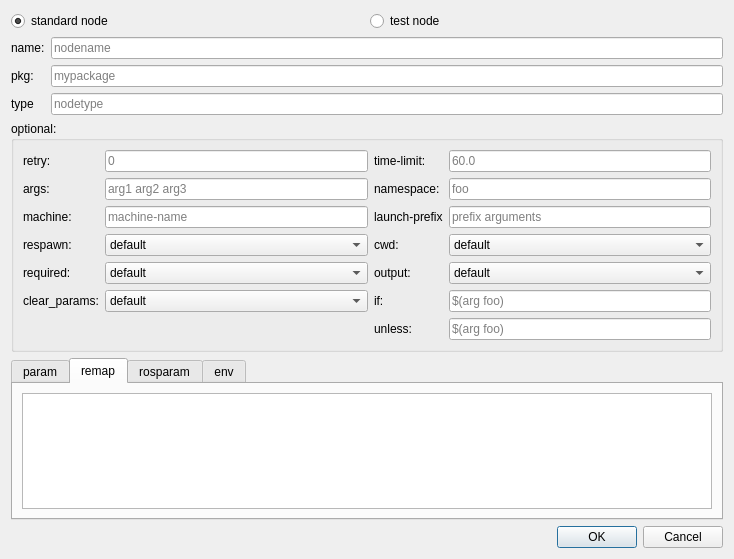
<?xml version="1.0" encoding="UTF-8"?>
<ui version="4.0">
 <class>NodeEdit</class>
 <widget class="QDialog" name="NodeEdit">
  <property name="geometry">
   <rect>
    <x>0</x>
    <y>0</y>
    <width>734</width>
    <height>559</height>
   </rect>
  </property>
  <property name="windowTitle">
   <string>Parameter</string>
  </property>
  <property name="windowIcon">
   <iconset>
    <normaloff>:/icons/logo.png</normaloff>:/icons/logo.png</iconset>
  </property>
  <layout class="QGridLayout" name="gridLayout">
   <item row="0" column="0">
    <layout class="QHBoxLayout" name="horizontalLayout">
     <item>
      <widget class="QRadioButton" name="radioButton_standardNode">
       <property name="text">
        <string>standard node</string>
       </property>
       <property name="checked">
        <bool>true</bool>
       </property>
      </widget>
     </item>
     <item>
      <widget class="QRadioButton" name="radioButton_testNode">
       <property name="text">
        <string>test node</string>
       </property>
      </widget>
     </item>
    </layout>
   </item>
   <item row="1" column="0">
    <layout class="QFormLayout" name="formLayout">
     <property name="fieldGrowthPolicy">
      <enum>QFormLayout::ExpandingFieldsGrow</enum>
     </property>
     <item row="0" column="0">
      <widget class="QLabel" name="label_name">
       <property name="text">
        <string>name:</string>
       </property>
      </widget>
     </item>
     <item row="0" column="1">
      <widget class="QLineEdit" name="lineEdit_name">
       <property name="inputMask">
        <string/>
       </property>
       <property name="text">
        <string/>
       </property>
       <property name="placeholderText">
        <string>nodename</string>
       </property>
      </widget>
     </item>
     <item row="1" column="0">
      <widget class="QLabel" name="label_6">
       <property name="text">
        <string>pkg:</string>
       </property>
      </widget>
     </item>
     <item row="1" column="1">
      <widget class="QLineEdit" name="lineEdit_pkg">
       <property name="enabled">
        <bool>true</bool>
       </property>
       <property name="readOnly">
        <bool>true</bool>
       </property>
       <property name="placeholderText">
        <string>mypackage</string>
       </property>
      </widget>
     </item>
     <item row="2" column="0">
      <widget class="QLabel" name="label_3">
       <property name="text">
        <string>type</string>
       </property>
      </widget>
     </item>
     <item row="2" column="1">
      <widget class="QLineEdit" name="lineEdit_type">
       <property name="enabled">
        <bool>true</bool>
       </property>
       <property name="inputMask">
        <string/>
       </property>
       <property name="readOnly">
        <bool>true</bool>
       </property>
       <property name="placeholderText">
        <string>nodetype</string>
       </property>
      </widget>
     </item>
    </layout>
   </item>
   <item row="2" column="0">
    <widget class="QGroupBox" name="groupBox_standard">
     <property name="title">
      <string>optional:</string>
     </property>
     <layout class="QGridLayout" name="gridLayout_2">
      <item row="2" column="0">
       <layout class="QGridLayout" name="gridLayout_3">
        <item row="6" column="0">
         <widget class="QLabel" name="label_1">
          <property name="text">
           <string>clear_params:</string>
          </property>
         </widget>
        </item>
        <item row="6" column="2">
         <widget class="QComboBox" name="comboBox_clear_params">
          <property name="minimumSize">
           <size>
            <width>100</width>
            <height>0</height>
           </size>
          </property>
          <item>
           <property name="text">
            <string>default</string>
           </property>
          </item>
          <item>
           <property name="text">
            <string>true</string>
           </property>
          </item>
          <item>
           <property name="text">
            <string>false</string>
           </property>
          </item>
         </widget>
        </item>
        <item row="4" column="0">
         <widget class="QLabel" name="label">
          <property name="text">
           <string>required:</string>
          </property>
         </widget>
        </item>
        <item row="3" column="0">
         <widget class="QLabel" name="label_4">
          <property name="text">
           <string>respawn:</string>
          </property>
         </widget>
        </item>
        <item row="3" column="2">
         <widget class="QComboBox" name="comboBox_respawn">
          <item>
           <property name="text">
            <string>default</string>
           </property>
          </item>
          <item>
           <property name="text">
            <string>true</string>
           </property>
          </item>
          <item>
           <property name="text">
            <string>false</string>
           </property>
          </item>
         </widget>
        </item>
        <item row="4" column="2">
         <widget class="QComboBox" name="comboBox_required">
          <item>
           <property name="text">
            <string>default</string>
           </property>
          </item>
          <item>
           <property name="text">
            <string>true</string>
           </property>
          </item>
          <item>
           <property name="text">
            <string>false</string>
           </property>
          </item>
         </widget>
        </item>
        <item row="3" column="3">
         <widget class="QLabel" name="label_11">
          <property name="text">
           <string>cwd:</string>
          </property>
         </widget>
        </item>
        <item row="3" column="5">
         <widget class="QComboBox" name="comboBox_cwd">
          <property name="minimumSize">
           <size>
            <width>100</width>
            <height>0</height>
           </size>
          </property>
          <item>
           <property name="text">
            <string>default</string>
           </property>
          </item>
          <item>
           <property name="text">
            <string>ROS_HOME</string>
           </property>
          </item>
          <item>
           <property name="text">
            <string>node</string>
           </property>
          </item>
         </widget>
        </item>
        <item row="4" column="3">
         <widget class="QLabel" name="label_output">
          <property name="text">
           <string>output:</string>
          </property>
         </widget>
        </item>
        <item row="4" column="5">
         <widget class="QComboBox" name="comboBox_output">
          <property name="minimumSize">
           <size>
            <width>100</width>
            <height>0</height>
           </size>
          </property>
          <item>
           <property name="text">
            <string>default</string>
           </property>
          </item>
          <item>
           <property name="text">
            <string>log</string>
           </property>
          </item>
          <item>
           <property name="text">
            <string>screen</string>
           </property>
          </item>
         </widget>
        </item>
        <item row="0" column="0">
         <widget class="QLabel" name="label_retry">
          <property name="text">
           <string>retry:</string>
          </property>
         </widget>
        </item>
        <item row="0" column="2">
         <widget class="QLineEdit" name="lineEdit_retry">
          <property name="placeholderText">
           <string>0</string>
          </property>
         </widget>
        </item>
        <item row="0" column="3">
         <widget class="QLabel" name="label_time_limit">
          <property name="text">
           <string>time-limit:</string>
          </property>
         </widget>
        </item>
        <item row="0" column="5">
         <widget class="QLineEdit" name="lineEdit_time_limit">
          <property name="placeholderText">
           <string>60.0</string>
          </property>
         </widget>
        </item>
        <item row="1" column="0">
         <widget class="QLabel" name="label_2">
          <property name="text">
           <string>args:</string>
          </property>
         </widget>
        </item>
        <item row="1" column="2">
         <widget class="QLineEdit" name="lineEdit_args">
          <property name="placeholderText">
           <string>arg1 arg2 arg3</string>
          </property>
         </widget>
        </item>
        <item row="1" column="3">
         <widget class="QLabel" name="label_8">
          <property name="text">
           <string>namespace:</string>
          </property>
         </widget>
        </item>
        <item row="1" column="5">
         <widget class="QLineEdit" name="lineEdit_namespace">
          <property name="placeholderText">
           <string>foo</string>
          </property>
         </widget>
        </item>
        <item row="2" column="0">
         <widget class="QLabel" name="label_machine">
          <property name="text">
           <string>machine:</string>
          </property>
         </widget>
        </item>
        <item row="2" column="3">
         <widget class="QLabel" name="label_9">
          <property name="text">
           <string>launch-prefix</string>
          </property>
         </widget>
        </item>
        <item row="2" column="2">
         <widget class="QLineEdit" name="lineEdit_machine">
          <property name="placeholderText">
           <string>machine-name</string>
          </property>
         </widget>
        </item>
        <item row="2" column="5">
         <widget class="QLineEdit" name="lineEdit_launch_prefix">
          <property name="placeholderText">
           <string>prefix arguments</string>
          </property>
         </widget>
        </item>
        <item row="6" column="5">
         <widget class="QLineEdit" name="lineEdit_if">
          <property name="placeholderText">
           <string>$(arg foo)</string>
          </property>
         </widget>
        </item>
        <item row="6" column="3">
         <widget class="QLabel" name="label_5">
          <property name="text">
           <string>if:</string>
          </property>
         </widget>
        </item>
        <item row="7" column="3">
         <widget class="QLabel" name="label_7">
          <property name="text">
           <string>unless:</string>
          </property>
         </widget>
        </item>
        <item row="7" column="5">
         <widget class="QLineEdit" name="lineEdit_unless">
          <property name="placeholderText">
           <string>$(arg foo)</string>
          </property>
         </widget>
        </item>
       </layout>
      </item>
     </layout>
    </widget>
   </item>
   <item row="3" column="0">
    <widget class="QTabWidget" name="tabWidget_paramItems">
     <property name="currentIndex">
      <number>1</number>
     </property>
     <widget class="QWidget" name="param">
      <attribute name="title">
       <string>param</string>
      </attribute>
      <layout class="QGridLayout" name="gridLayout_5">
       <item row="0" column="0">
        <widget class="QTableView" name="tableView_paramItems">
         <property name="editTriggers">
          <set>QAbstractItemView::NoEditTriggers</set>
         </property>
         <property name="alternatingRowColors">
          <bool>true</bool>
         </property>
         <property name="selectionMode">
          <enum>QAbstractItemView::SingleSelection</enum>
         </property>
         <property name="selectionBehavior">
          <enum>QAbstractItemView::SelectRows</enum>
         </property>
        </widget>
       </item>
      </layout>
     </widget>
     <widget class="QWidget" name="remap">
      <attribute name="title">
       <string>remap</string>
      </attribute>
      <layout class="QGridLayout" name="gridLayout_7">
       <item row="0" column="0">
        <widget class="QTableView" name="tableView_remapItems">
         <property name="editTriggers">
          <set>QAbstractItemView::NoEditTriggers</set>
         </property>
         <property name="alternatingRowColors">
          <bool>true</bool>
         </property>
         <property name="selectionMode">
          <enum>QAbstractItemView::SingleSelection</enum>
         </property>
         <property name="selectionBehavior">
          <enum>QAbstractItemView::SelectRows</enum>
         </property>
        </widget>
       </item>
      </layout>
     </widget>
     <widget class="QWidget" name="rosparam">
      <attribute name="title">
       <string>rosparam</string>
      </attribute>
      <layout class="QGridLayout" name="gridLayout_6">
       <item row="0" column="0">
        <widget class="QTableView" name="tableView_rosparamItems">
         <property name="alternatingRowColors">
          <bool>true</bool>
         </property>
        </widget>
       </item>
      </layout>
     </widget>
     <widget class="QWidget" name="env">
      <attribute name="title">
       <string>env</string>
      </attribute>
      <layout class="QGridLayout" name="gridLayout_4">
       <item row="0" column="0">
        <widget class="QTableView" name="tableView_envItems">
         <property name="editTriggers">
          <set>QAbstractItemView::NoEditTriggers</set>
         </property>
         <property name="alternatingRowColors">
          <bool>true</bool>
         </property>
         <property name="selectionMode">
          <enum>QAbstractItemView::SingleSelection</enum>
         </property>
         <property name="selectionBehavior">
          <enum>QAbstractItemView::SelectRows</enum>
         </property>
        </widget>
       </item>
      </layout>
     </widget>
    </widget>
   </item>
   <item row="4" column="0">
    <widget class="QDialogButtonBox" name="buttonBox">
     <property name="orientation">
      <enum>Qt::Horizontal</enum>
     </property>
     <property name="standardButtons">
      <set>QDialogButtonBox::Cancel|QDialogButtonBox::Ok</set>
     </property>
    </widget>
   </item>
  </layout>
 </widget>
 <resources/>
 <connections>
  <connection>
   <sender>buttonBox</sender>
   <signal>rejected()</signal>
   <receiver>NodeEdit</receiver>
   <slot>reject()</slot>
   <hints>
    <hint type="sourcelabel">
     <x>316</x>
     <y>260</y>
    </hint>
    <hint type="destinationlabel">
     <x>286</x>
     <y>274</y>
    </hint>
   </hints>
  </connection>
  <connection>
   <sender>buttonBox</sender>
   <signal>accepted()</signal>
   <receiver>NodeEdit</receiver>
   <slot>accept()</slot>
   <hints>
    <hint type="sourcelabel">
     <x>248</x>
     <y>254</y>
    </hint>
    <hint type="destinationlabel">
     <x>157</x>
     <y>274</y>
    </hint>
   </hints>
  </connection>
 </connections>
</ui>
